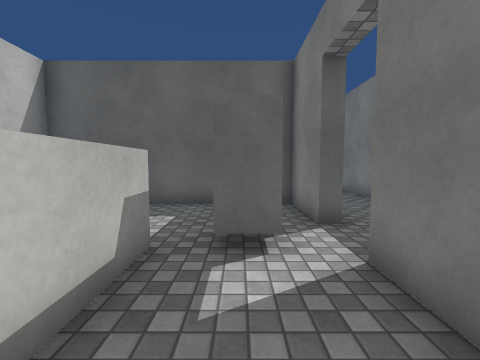
view 1 (above)

16 first-person views from a walk through a 3-D level made in the Unity game engine. The camera is 1.3 m above the floor, tilts 4° down and sees 90° across. The floor is counted in squares, 1 m on a side. Each view is taken from the middle of a square. On the plan, view 1 faces up. The plan holds only what a view shows up to about 12 squares ahead; the rest is blank. The place goes on beyond the plan. Surface patterns are stand-ins for the level's own textures.

view 2
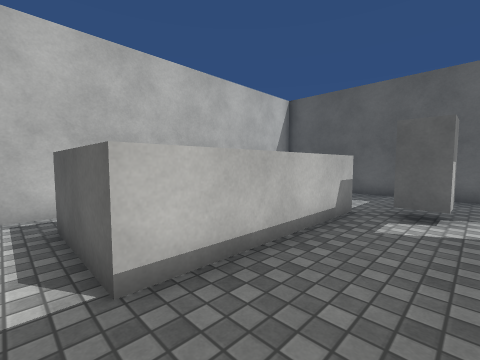

view 3
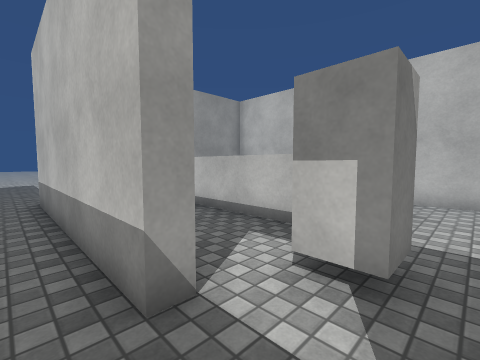

view 4
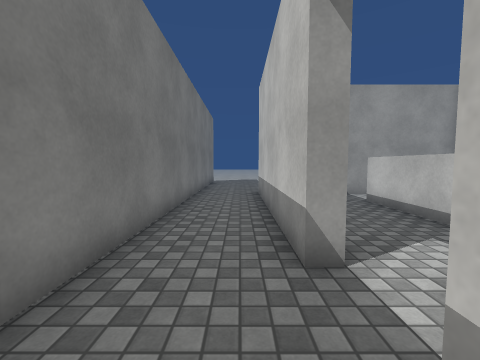

view 5
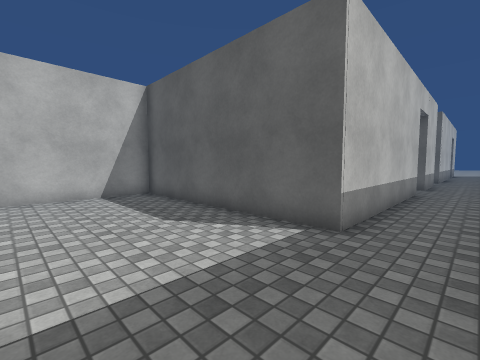

view 6
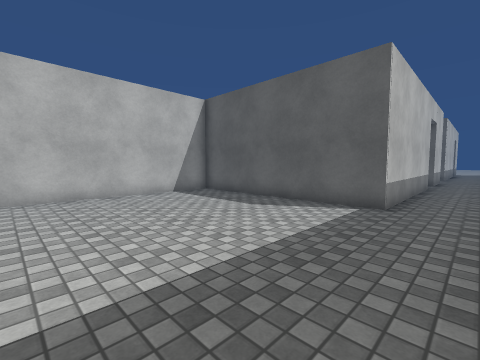

view 7
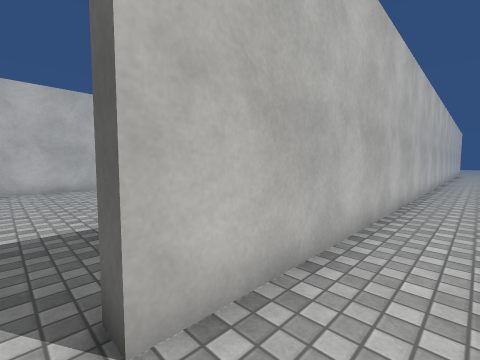

view 8
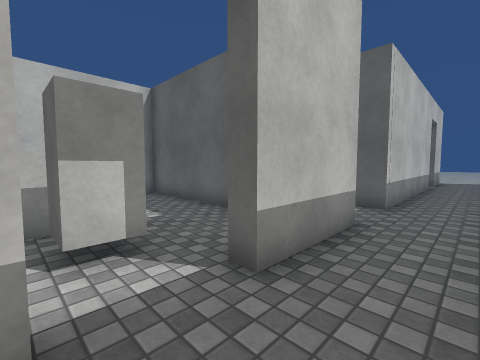

view 9
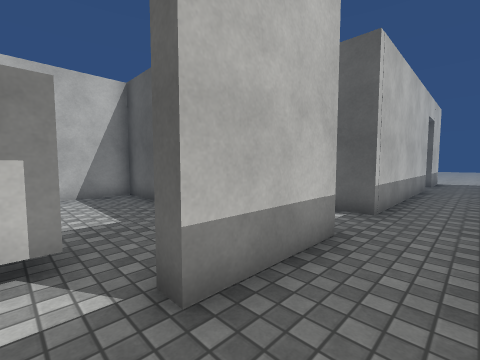

view 10
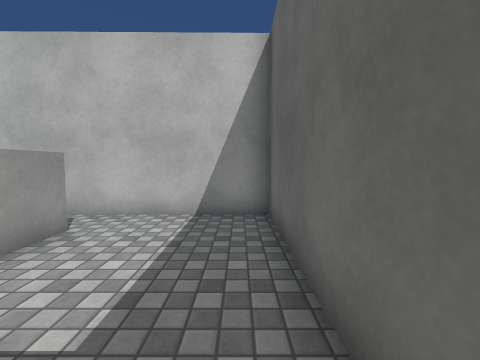

view 11
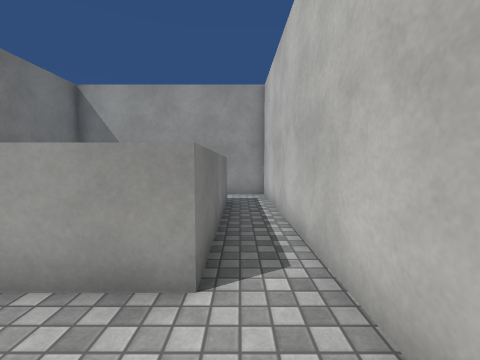

view 12
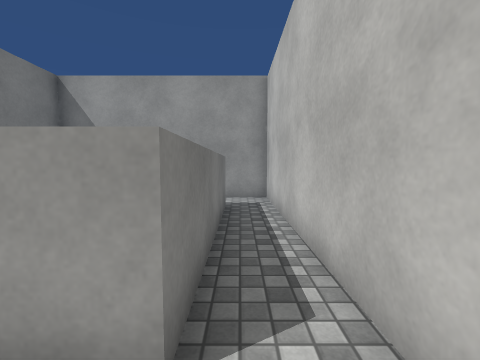

view 13
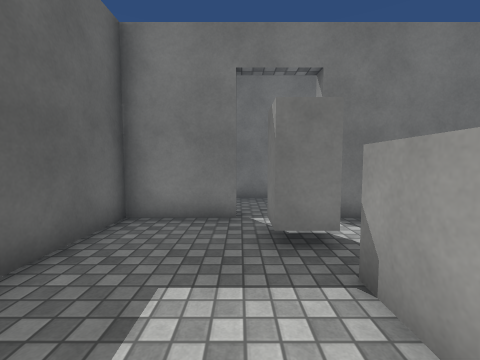

view 14
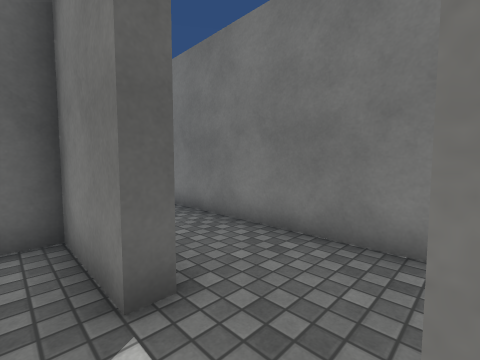

view 15
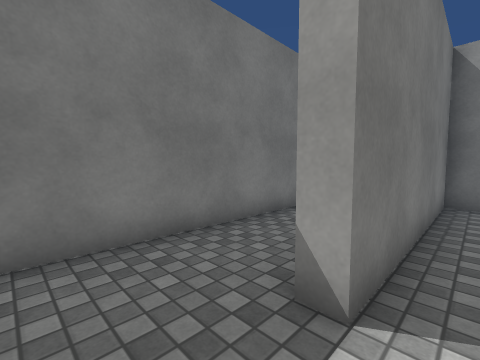

view 16
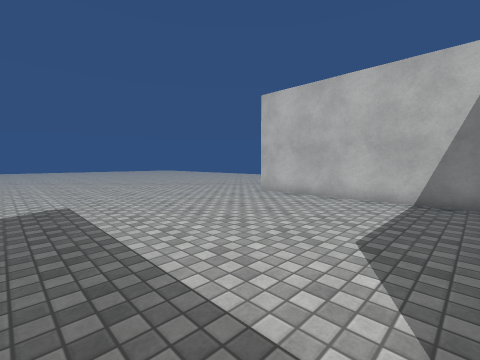

### Floor plan
Key: @ floor where view 1 was taken; # wall or solid block; . floor; ^ raised ledge; B block.
Columns run from 6 left of view 1 to 7 right of it. Each row starts with its distance up from view 1.
 20          ..
 19         ...
 18         #..
 17         #..
 16         #..
 15         #..
 14         #..
 13         #..
 12         #..
 11        ##..#
 10        ....#
  9         ...#
  8 #########..#
  7 #.......#..#
  6 #.......#..#
  5 #..........#
  4 #.....B....#..
  3 #.^^^...#..#..
  2 #.^ ^...#..#..
  1 #.^ ^...#..#..
  0 #.^ ^.@.#..#..
 -1 #.^ ^...#..#..
 -2 #.^^^...#..#..
 -3 #.......#..#..
 -4 #########..#..
 -5 #..........#..
 -6 #..........#..
 -7 #..........#..
 -8 #..........#..
 -9 #..........#..
-10 #..........#..
-11 #..........#.
-12 #........... .

Where each view was taken, in squares from view 1:
view 1: 0 up, 0 right, facing up
view 2: 3 down, 1 right, facing up-left
view 3: 5 up, 3 right, facing down-left
view 4: 6 up, 3 right, facing down
view 5: 9 down, 4 right, facing up-left
view 6: 12 down, 4 right, facing up-left
view 7: 12 down, 7 right, facing up-left
view 8: 3 up, 4 right, facing up-left
view 9: 4 up, 4 right, facing up-left
view 10: 7 up, 0 right, facing left
view 11: 6 up, 5 left, facing down
view 12: 5 up, 5 left, facing down
view 13: 5 up, 4 left, facing right
view 14: 3 up, 1 right, facing up-right
view 15: 5 up, 1 right, facing down-right
view 16: 5 down, 3 right, facing down-left
